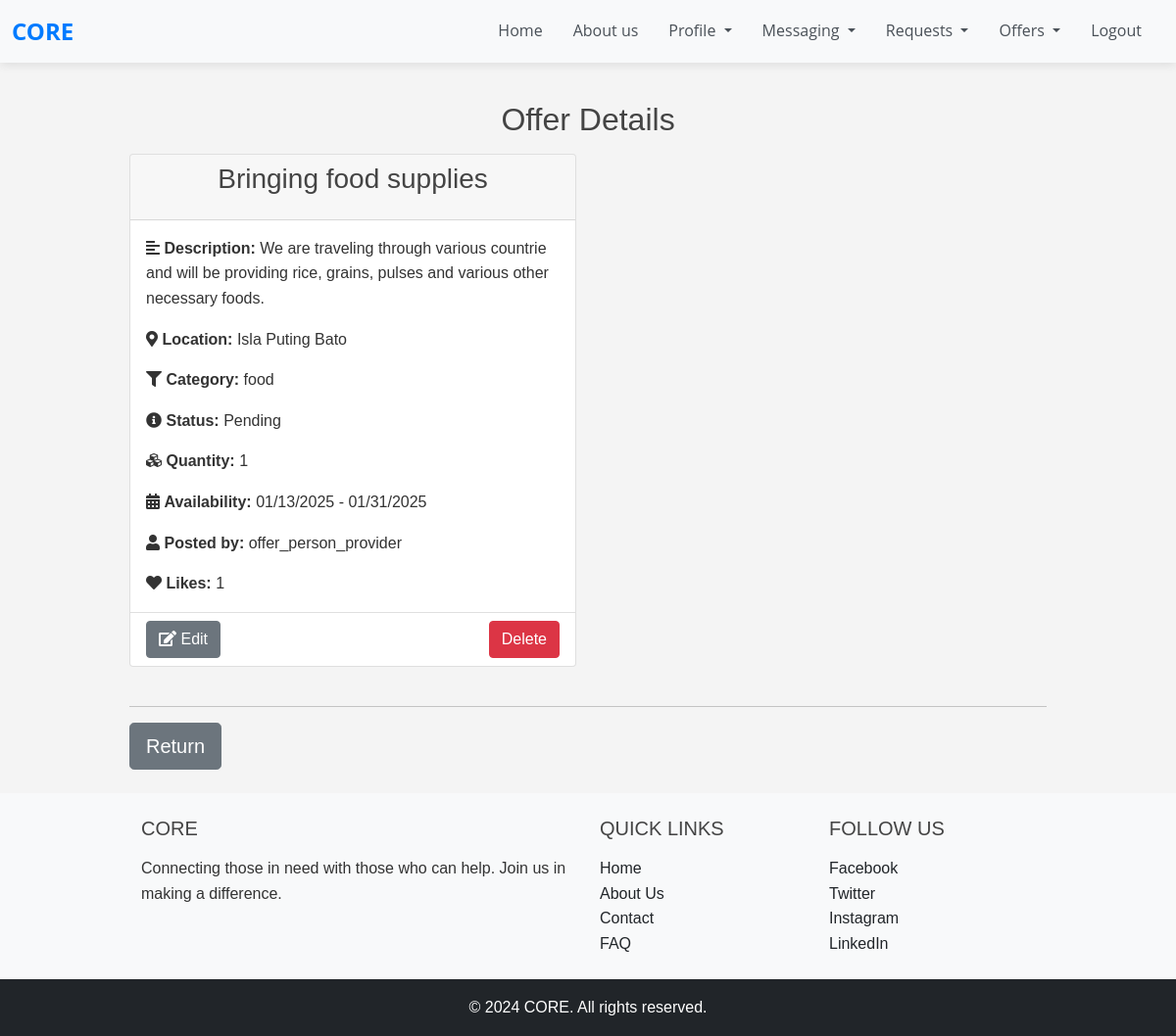
Screenshot of /user_offer_details/18/ (signed in) with the database file from the repository.
### offers/models.py (models this page shows, shortened)
class Offer(models.Model):
    CATEGORY_CHOICES = (
        ('food', 'Food'),
        ('water', 'Water'),
        ('clothing', 'Clothing'),
        ('shelter', 'Shelter'),
        ('medical', 'Medical Supplies'),
        ('other', 'Other'),
    )
    STATUS_CHOICES = (
        ('pending', 'Pending'),
        ('in_progress', 'In Progress'),
        ('completed', 'Completed'),
        ('cancelled', 'Cancelled'),
    )
    LOCATION_CHOICES = (
        ('address', 'Address'),
        ('coordinates', 'Latitude and Longitude'),
    )
    user = models.ForeignKey(User, on_delete=models.CASCADE)
    title = models.CharField(max_length=100, default='No title given')
    description = models.TextField(default='No description given')
    location_type = models.CharField(max_length=20, choices=LOCATION_CHOICES, default='address')
    address = models.CharField(
        max_length=255,
        blank=True,
        default="No address provided"
    )
    latitude = models.FloatField(
        null=True,
        blank=True,
        default=None
    )
    longitude = models.FloatField(
        null=True,
        blank=True,
        default=None
    )
    category = models.CharField(max_length=50, choices=CATEGORY_CHOICES, default='Other')
    status = models.CharField(max_length=11, choices=STATUS_CHOICES, default='Pending')
    quantity = models.IntegerField(default=1)
    availability_start = models.DateTimeField(default=timezone.now)
    availability_end = models.DateTimeField(default=timezone.now)
    likes = models.ManyToManyField(User, related_name='liked_offers', blank=True)

### accounts/models.py (models this page shows)
class User(AbstractUser):
    USER_TYPE_CHOICES = (
        ('requester', 'Requester'),
        ('provider', 'Provider'),
    )
    user_type = models.CharField(max_length=10, choices=USER_TYPE_CHOICES)
    name = models.CharField(max_length=255, null=True, blank=True)  # Adding a name field
    email = models.EmailField(unique=True)

### offers/views.py (the view)
# urls.py: path('user_offer_details/<int:pk>/', offers_views.user_offer_details, name='user_offer_details'),
@login_required
def user_offer_details(request, pk):
    offer = get_object_or_404(Offer, pk=pk)
    return render(request, 'user_offer_details.html', {'offer': offer})

### offers/templates/user_offer_details.html (shortened to what this page needs)
{% extends 'base.html' %}
{% block content %}
{% load static %}
<link rel="stylesheet" type="text/css" href="{% static 'css/styles.css' %}">
<link rel="stylesheet" href="https://unpkg.com/leaflet/dist/leaflet.css" />
<div class="container mt-8" data-page-type="user_offer_details_page">
    <h2 class="text-center mb-3"><br>Offer Details</br></h2>
    <div class="row offer-container">
        <div class="col-md-12 col-lg-6 mb-4 item_offer" id="offer-{{ offer.id }}">
            <div class="card">
                <div class="card-header text-center">
                    <h3>{{ offer.title }}</h3>
                </div>
                <div class="card-body">
                    <p class="card-text"><i class="fas fa-align-left"></i> <strong>Description:</strong> {{ offer.description }}</p>
                    <p class="card-text"><i class="fas fa-map-marker-alt"></i> <strong>Location:</strong>
                        {% if offer.location_type == 'address' %}
                            {{ offer.address }}
                        {% elif offer.location_type == 'coordinates' %}
                            Latitude: {{ offer.latitude }}, Longitude: {{ offer.longitude }}
                        {% else %}
                            Location not provided
                        {% endif %}
                    </p>
                    <p class="card-text"><i class="fas fa-filter"></i> <strong>Category:</strong> {{ offer.category }}</p>
                    <p class="card-text"><i class="fas fa-info-circle"></i> <strong>Status:</strong> {{ offer.get_status_display }}</p>
                    <p class="card-text"><i class="fas fa-cubes"></i> <strong>Quantity:</strong> {{ offer.quantity }}</p>
                    <p class="card-text"><i class="fas fa-calendar-alt"></i> <strong>Availability:</strong> {{ offer.availability_start|date:"SHORT_DATE_FORMAT" }} - {{ offer.availability_end|date:"SHORT_DATE_FORMAT" }}</p>
                    <p class="card-text"><i class="fas fa-user"></i> <strong>Posted by:</strong> {{ offer.user.username }}</p>
                    <p class="card-text"><i class="fas fa-heart"></i> <strong>Likes:</strong> <span class="likes-count">{{ offer.likes.count }}</span></p>
                </div>
                <div class="card-footer bg-transparent d-flex justify-content-between">
                    <div class="d-flex justify-content-start">
                        <a href="{% url 'edit_offer' offer.pk %}" class="btn btn-secondary mr-2">
                            <i class="fas fa-edit"></i> Edit
                        </a>
                    </div>
                    <div class="d-flex justify-content-end">
                        <form class="delete-form" data-offer-id="{{ offer.id }}">
                            <button type="button" class="btn btn-danger delete-btn" data-action="offer">Delete</button>
                        </form>
                    </div>
                </div>
            </div>
        </div>
        <div class="col-md-12 col-lg-6">
            <div id="map"
                 data-location-type="{{ offer.location_type }}"
                 data-address="{{ offer.address|escapejs }}"
                 data-latitude="{{ offer.latitude|default_if_none:"" }}"
                 data-longitude="{{ offer.longitude|default_if_none:"" }}"
                 style="height:100%;width:100%;">
            </div>
        </div>
    </div>
    <hr>
    <a href="{{ request.META.HTTP_REFERER|escape }}">
        <button type="button" class="btn btn-secondary btn-lg btn-block">Return</button>
    </a>
</div>
{% endblock %}

### static/css/base.css (style rules this page uses)
html, body { height: 100%; margin: 0; display: flex; flex-direction: column; }

### static/css/styles.css (style rules this page uses)
* { margin: 0; padding: 0; box-sizing: border-box; }
body { font-family: Arial, sans-serif; background-color: #f4f4f4; color: #333; line-height: 1.6; }
.container { width: 80%; margin: auto; overflow: hidden; }
h1, h2, h3, h4, h5, h6 { margin-bottom: 1rem; color: #444; }
p { margin-bottom: 1rem; }
a { color: #007BFF; text-decoration: none; }
button { display: inline-block; padding: 0.75rem 1.25rem; font-size: 1rem; cursor: pointer; border: none; background-color: #007BFF; color: #fff; border-radius: 5px; }
:root { --button-size-small: 8px 16px; --button-size-medium: 12px 24px; --button-size-large: 16px 32px; }

### rows the page displays
Offer: title "Bringing food supplies", description "We are traveling through various countrie and will be providing rice, grains, pulses and various other necessary foods.", address "Isla Puting Bato", category "food", status "Pending", quantity "1", availability_start "01/13/2025", availability_end "01/31/2025", user.username "offer_person_provider", likes.count "1"
